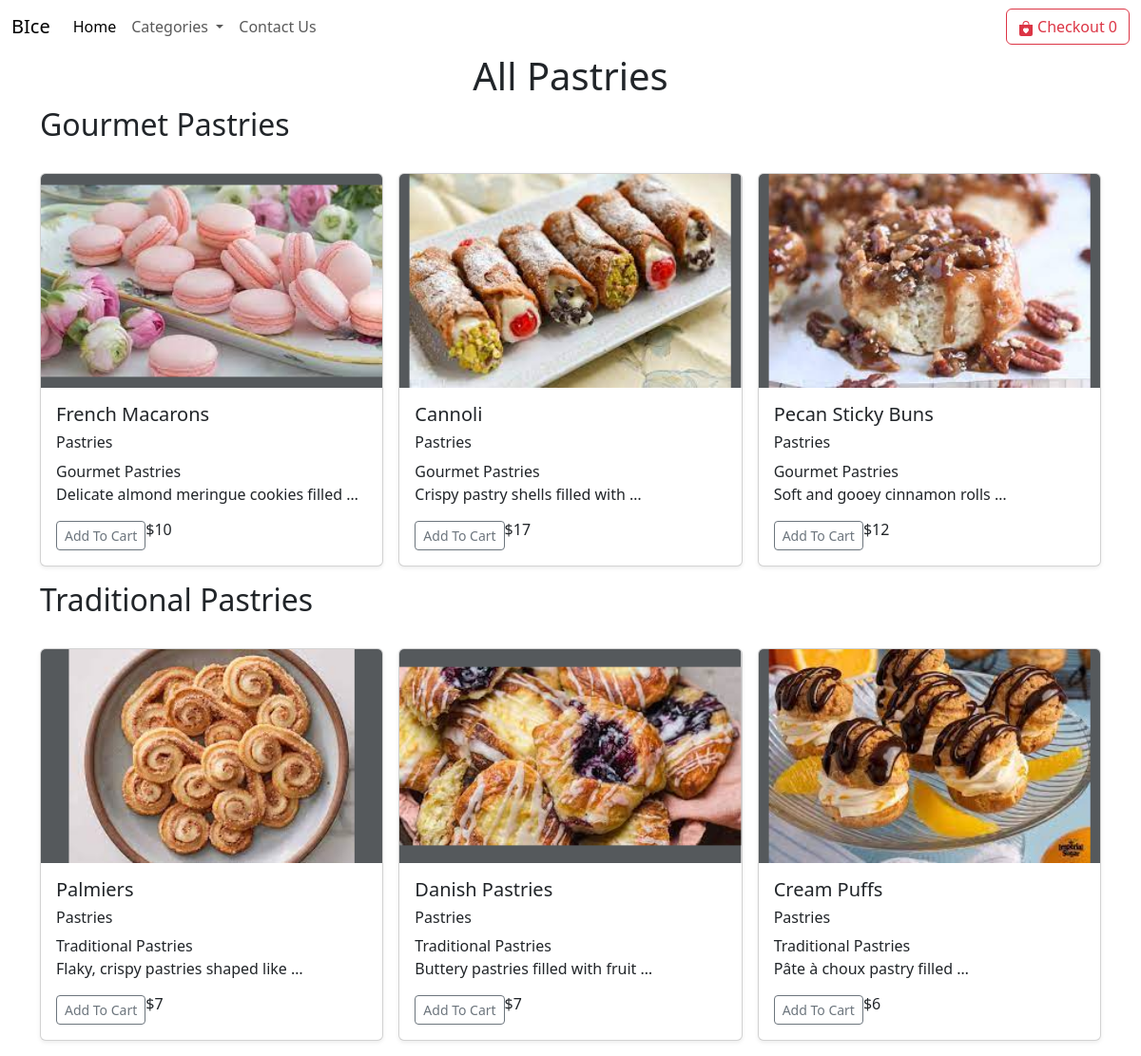
/pastries, run on the app's committed database.
### app/models.py (models this page shows, shortened)
class Product(models.Model):
    name = models.CharField(max_length=127)
    price = models.IntegerField(default=0)
    category = models.CharField(max_length=255,default="")
    subcategory = models.CharField(max_length=255,default="")
    description = models.CharField(max_length=250, default='', blank=True, null=True)
    image = models.ImageField(upload_to='products/images')

### app/views.py (the view)
# urls.py: path('pastries',views.pastries,name='pastries'),
def pastries(request):
    pastry_products = Product.objects.filter(category='Pastries')
    unique_subcategories = pastry_products.values_list('subcategory', flat=True).distinct()
    params = {'pastry_products': pastry_products, 'unique_subcategories': unique_subcategories}
    return render(request, 'pastries.html', params)

### templates/pastries.html (shortened to what this page needs)
{% extends "base.html" %}
{% block body %}
{% load static %}
<div class="container">
    <h1 class="text-center">All Pastries</h1>
    {% for subcategory in unique_subcategories %}
    <h2 class="text">{{ subcategory }}</h2>
    <div class="row row-cols-1 row-cols-sm-2 row-cols-md-3 g-3 my-3">
        {% for product in pastry_products %}
        {% if product.subcategory == subcategory %}
        <div class="col">
            <div class="card shadow-sm">
                <svg class="bd-placeholder-img card-img-top" width="100%" height="225" xmlns="http://www.w3.org/2000/svg" role="img" aria-label="Placeholder: Thumbnail" preserveAspectRatio="xMidYMid slice" focusable="false">
                    <title>{{ product.name }}</title>
                    <rect width="100%" height="100%" fill="#55595c"></rect>
                    <image xlink:href="/media/{{ product.image }}" width="100%" height="100%" />
                </svg>
                <div class="card-body">
                  <h5>{{ product.name }}</h5>
                  <h6>{{ product.category }}</h6>
                  <h7>{{ product.subcategory }}</h7>
                    <p class="card-text">{{ product.description|truncatewords:5 }}</p>
                    <div class="d-flex justify-content-between align-items-center">
                        <div class="btn-group">
                            <span id="div{{ product.name }}">
                                <button id="{{ product.name }}" type="button" class="btn btn-sm btn-outline-secondary cart">Add To Cart</button>
                            </span>
                            <h6 class="text-xl-end">${{product.price}}</h6>
                        </div>
                    </div>
                </div>
            </div>
        </div>
        {% endif %}
        {% endfor %}
    </div>
    {% endfor %}
</div>
{% endblock body %}

### data on the page
Product: name "French Macarons", category "Pastries", subcategory "Gourmet Pastries", description "Delicate almond meringue cookies filled …", price "10"
Product: name "Cannoli", category "Pastries", subcategory "Gourmet Pastries", description "Crispy pastry shells filled with …", price "17"
Product: name "Pecan Sticky Buns", category "Pastries", subcategory "Gourmet Pastries", description "Soft and gooey cinnamon rolls …", price "12"
Product: name "Palmiers", category "Pastries", subcategory "Traditional Pastries", description "Flaky, crispy pastries shaped like …", price "7"
Product: name "Danish Pastries", category "Pastries", subcategory "Traditional Pastries", description "Buttery pastries filled with fruit …", price "7"
Product: name "Cream Puffs", category "Pastries", subcategory "Traditional Pastries", description "Pâte à choux pastry filled …", price "6"

### other printed values
{{ subcategory }} "Gourmet Pastries" "Traditional Pastries"
